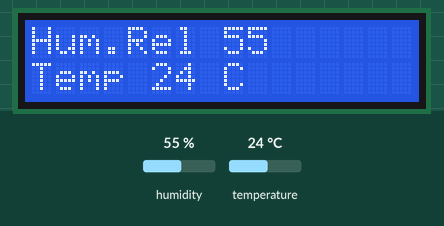
Recording of a sketch running on a simulated Arduino Mega 2560, built with avr-gcc and run on an emulated ATmega2560. On the bench: 16×2 character LCD. The inputs (shaded band) are chosen by the test bench; at power-on: humidity 55 %, temperature 24 °C.

Above: at 1.2 s.
1.3 s: humidity set to 22 %
At 2.7 s:
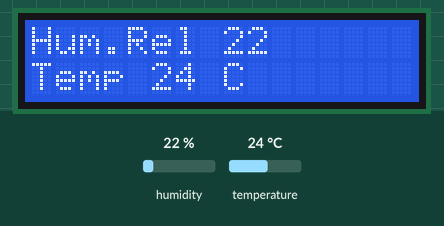
4.0 s: temperature set to 12 °C
At 4.7 s:
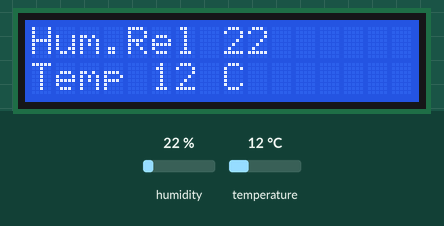
6.7 s: humidity set to 40 %
At 8.8 s:
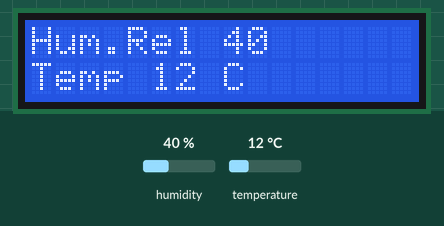
9.6 s: temperature set to 19 °C
At 10.8 s:
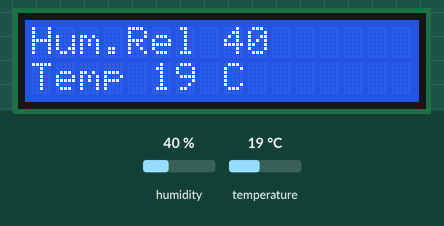
Timing chart, 0 to 12.6 s (numbered marks = the images above; inputs shaded):
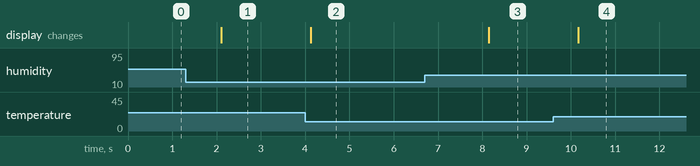

The sketch:

incuvadora.ino
```cpp
#include <Wire.h>
#include <LCD.h>
#include <LiquidCrystal_I2C.h>
#define I2C_ADDR    0x27

#include <DHT.h>
#define DHTPIN 2
#define DHTTYPE DHT22  //  (5v,out,   ,GND)

DHT dht(DHTPIN, DHTTYPE);
LiquidCrystal_I2C             lcd(I2C_ADDR,2, 1, 0, 4, 5, 6, 7);


void setup() {
  dht.begin();

  lcd.begin (16,2);    // Inicializar el display con 16 caraceres 2 lineas
  lcd.setBacklightPin(3,POSITIVE);
  lcd.setBacklight(HIGH);
}

void loop() {
 int h = dht.readHumidity();// Lee la humedad
int t= dht.readTemperature();//Lee la temperatura

   lcd.setCursor(0,0);
   lcd .write("Hum.Rel ");
   lcd.setCursor(8,0);
   lcd .print(h);
   lcd.setCursor(11,0);
  // lcd .write("%");
   lcd.setCursor(0,1);
   lcd.write("Temp ");
   lcd.setCursor(5,1);
   lcd .print(t);
   lcd.setCursor(7,1);
 lcd.write(" C ");


}
```

Measured:
- after the input at 1.3 s, the display: changes after 0.81 s (image 1)
- after the input at 4.0 s, the display: changes after 0.12 s (image 2)
- after the input at 6.7 s, the display: changes after 1.4 s (image 3)
- after the input at 9.6 s, the display: changes after 0.56 s (image 4)
